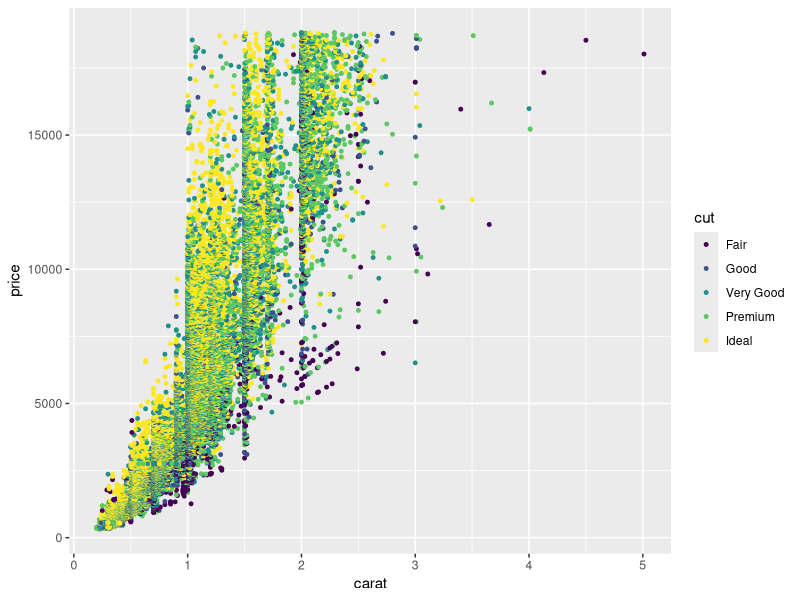
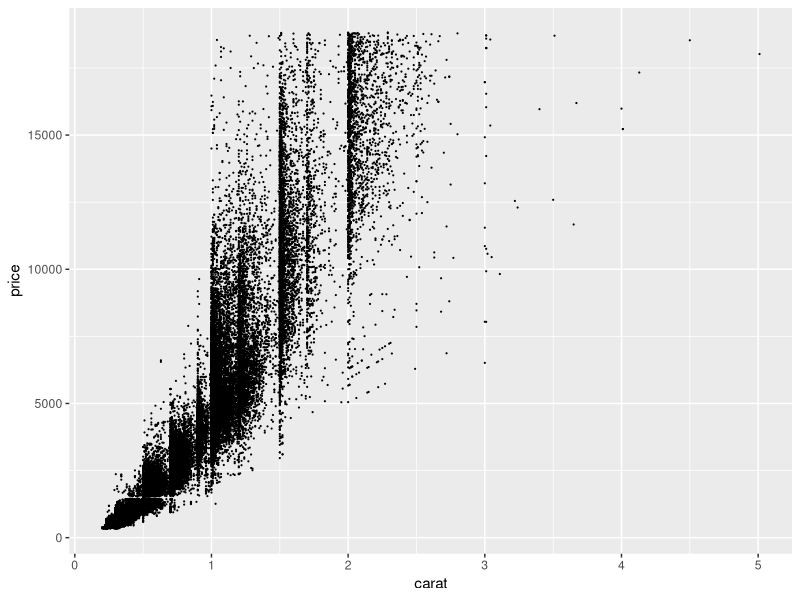
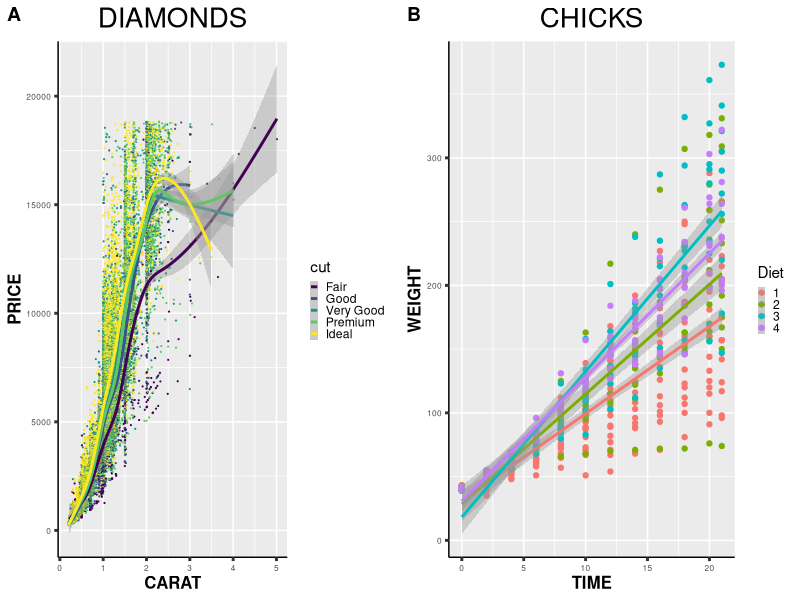

Source code (R) for these figures, in order:
## ---- chunk 1
1 + 1
## ---- chunk 2
#| echo: false
2 * 2
## ---- chunk 3
library(ggplot2)
library(ggrepel)
library(cowplot)
library(patchwork)
library(gridExtra)
## ---- chunk 4
ggplot(diamonds, aes(x = carat, y = price, colour=cut)) +
  geom_point(size=1)


## ---- chunk 5
ggplot(diamonds, aes(x = carat, y = price)) +
  geom_point(size=0.1)
## ---- chunk 6

      obds_diamonds <- ggplot(diamonds, aes(x= carat, y=price, colour=cut))+
         geom_point(size=0.1) +
           geom_smooth() + theme(axis.title = element_text(size=12, face="bold"), axis.line = element_line(linewidth = 0.5),axis.ticks = element_line(size=1, linewidth = 0.5), axis.text=element_text(size=6), plot.title = element_text(size=20, hjust = 0.5), legend.key.size = unit(2, "mm"))+
  labs(title = "DIAMONDS", x="CARAT", y="PRICE")

        
obds_chickweight <- ggplot(ChickWeight, aes(x=Time, y=weight, colour=Diet))+
                             geom_point() +
                             geom_smooth(method=lm, formula = y~x)+theme(axis.title = element_text(size=12, face="bold"), axis.line = element_line(linewidth = 0.5),axis.ticks = element_line(size=1, linewidth = 0.5), axis.text=element_text(size=6), plot.title = element_text(size=20, hjust = 0.5), legend.key.size = unit(2, "mm"))+
  labs(title = "CHICKS", x="TIME", y="WEIGHT")



cowplot::plot_grid(
  obds_diamonds, obds_chickweight, 
  labels = c("A","B"),
  ncol = 2, 
  nrow=1, rel_widths = c(1,1))



## ---- chunk 7
#HOW DO I CHANGE THE ANGLE OF THE AXIS TICKS AND THEIR LENGTHS?
